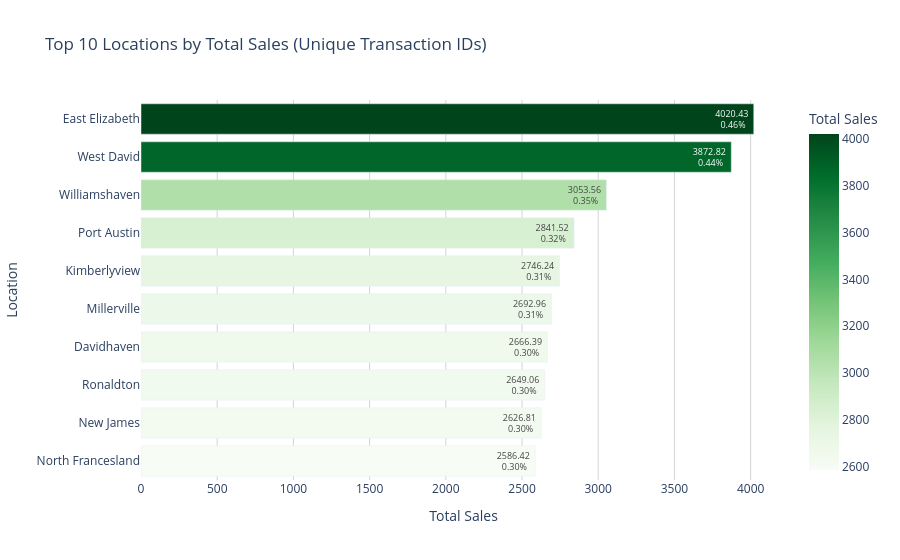

The notebook cell saved with this chart:
### Markdown cell above
# What drives their spending?

### Code cell
# Ensure the 'Amount' column is numeric (this handles any non-numeric values)
final_combined_dataset['Amount'] = pd.to_numeric(final_combined_dataset['Amount'], errors='coerce')

# Remove duplicates based on TransactionID (ensure each TransactionID only contributes once)
unique_transaction_sales = final_combined_dataset.drop_duplicates(subset='TransactionID')

# Now group by Location and aggregate the sales (sum of Amount)
location_sales = unique_transaction_sales.groupby('Location').agg({'Amount': 'sum'}).reset_index()

# Calculate total sales for percentage calculation
total_sales = location_sales['Amount'].sum()

# Calculate the percentage of total sales for each location
location_sales['Percentage_of_Total_Sales'] = (location_sales['Amount'] / total_sales) * 100

# Sort by Amount in descending order and take the top 10 locations
top_10_sales = location_sales.sort_values('Amount', ascending=False).head(10)

# Round the Amount and Percentage columns to two decimal places
top_10_sales['Amount'] = top_10_sales['Amount'].round(2)
top_10_sales['Percentage_of_Total_Sales'] = top_10_sales['Percentage_of_Total_Sales'].round(2)

# Plotting the horizontal bar chart using Plotly
import plotly.express as px

fig = px.bar(
    top_10_sales,
    x='Amount',
    y='Location',
    orientation='h',  # Horizontal bars
    title="Top 10 Locations by Total Sales (Unique Transaction IDs)",
    labels={'Amount': 'Total Sales', 'Location': 'Location'},
    color='Amount',  # Color by total sales
    color_continuous_scale='Greens',  # Green color scale, darkest = highest sales
    text='Amount',  # Add sales amount as annotations on the bars
)

# Add percentage of total sales as annotations on the bars
fig.update_traces(
    texttemplate='%{text:.2f} <br>%{customdata[0]:.2f}%',  # Show the Amount and Percentage on the bars
    customdata=top_10_sales[['Percentage_of_Total_Sales']].values  # Pass the percentage for text annotation
)

# Update layout to remove color from tooltip
fig.update_traces(
    hovertemplate='Location: %{y}<br>Sales: %{x:.2f}<br>Percentage of Total Sales: %{customdata[0]:.2f}%<extra></extra>',  # Display hover text with Amount and percentage
)

# Update layout to reverse the y-axis to show the highest values at the top
fig.update_layout(
    plot_bgcolor='white',
    xaxis_title="Total Sales",
    yaxis_title="Location",
    yaxis=dict(
        autorange='reversed'  # Reverse the y-axis to show the highest sales at the top
    ),
    xaxis=dict(
        showgrid=True,  # Show gridlines on the x-axis
        gridcolor='lightgray'  # Set the grid color to light gray for better visibility
    ),
    showlegend=False,  # Hide the legend for a cleaner look
)

# Show the figure
fig.show()

# Print the top 10 sales data for inspection
print(top_10_sales)

### Figure 1 — Plotly figure (JSON) as saved in the notebook; plotly's stock layout.template omitted (floating-point values rounded to 4 significant figures)
{"data": [{"alignmentgroup": "True", "customdata": [[0.46], [0.44], [0.35], [0.32], [0.31], [0.31], [0.3], [0.3], [0.3], [0.3]], "hovertemplate": "Location: %{y}<br>Sales: %{x:.2f}<br>Percentage of Total Sales: %{customdata[0]:.2f}%<extra></extra>", "legendgroup": "", "marker": {"color": [4020.0, 3873.0, 3054.0, 2842.0, 2746.0, 2693.0, 2666.0, 2649.0, 2627.0, 2586.0], "coloraxis": "coloraxis", "pattern": {"shape": ""}}, "name": "", "offsetgroup": "", "orientation": "h", "showlegend": false, "text": [4020.0, 3873.0, 3054.0, 2842.0, 2746.0, 2693.0, 2666.0, 2649.0, 2627.0, 2586.0], "textposition": "auto", "texttemplate": "%{text:.2f} <br>%{customdata[0]:.2f}%", "type": "bar", "x": [4020.0, 3873.0, 3054.0, 2842.0, 2746.0, 2693.0, 2666.0, 2649.0, 2627.0, 2586.0], "xaxis": "x", "y": ["East Elizabeth", "West David", "Williamshaven", "Port Austin", "Kimberlyview", "Millerville", "Davidhaven", "Ronaldton", "New James", "North Francesland"], "yaxis": "y"}], "layout": {"autosize": true, "barmode": "relative", "coloraxis": {"colorbar": {"title": {"text": "Total Sales"}}, "colorscale": [[0, "rgb(247,252,245)"], [0.125, "rgb(229,245,224)"], [0.25, "rgb(199,233,192)"], [0.375, "rgb(161,217,155)"], [0.5, "rgb(116,196,118)"], [0.625, "rgb(65,171,93)"], [0.75, "rgb(35,139,69)"], [0.875, "rgb(0,109,44)"], [1, "rgb(0,68,27)"]]}, "legend": {"tracegroupgap": 0}, "plot_bgcolor": "white", "showlegend": false, "title": {"text": "Top 10 Locations by Total Sales (Unique Transaction IDs)"}, "xaxis": {"anchor": "y", "autorange": true, "domain": [0, 1], "gridcolor": "lightgray", "range": [0, 4232.0], "showgrid": true, "title": {"text": "Total Sales"}, "type": "linear"}, "yaxis": {"anchor": "x", "autorange": true, "domain": [0, 1], "range": [9.5, -0.5], "title": {"text": "Location"}, "type": "category"}}}
